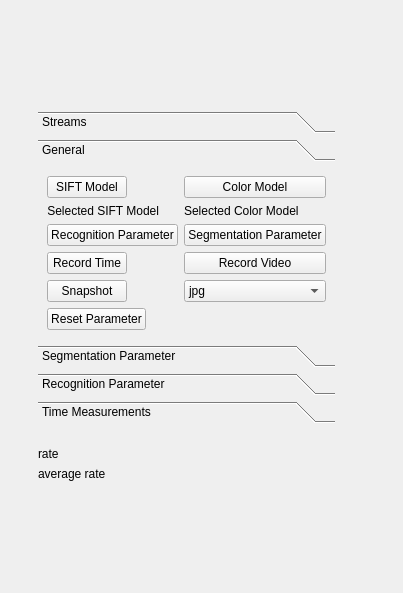
<?xml version="1.0" encoding="UTF-8"?>
<ui version="4.0">
 <class>Form</class>
 <widget class="QWidget" name="Form">
  <property name="geometry">
   <rect>
    <x>0</x>
    <y>0</y>
    <width>403</width>
    <height>593</height>
   </rect>
  </property>
  <property name="windowTitle">
   <string>NI Vision</string>
  </property>
  <property name="autoFillBackground">
   <bool>false</bool>
  </property>
  <layout class="QHBoxLayout" name="horizontalLayout">
   <item>
    <widget class="QWidget" name="widget_2" native="true">
     <layout class="QVBoxLayout" name="verticalLayout_3">
      <item>
       <widget class="QWidget" name="widget" native="true">
        <layout class="QVBoxLayout" name="verticalLayout_4" stretch="0,0">
         <property name="sizeConstraint">
          <enum>QLayout::SetFixedSize</enum>
         </property>
         <item>
          <widget class="QWidget" name="Buttons" native="true">
           <layout class="QVBoxLayout" name="verticalLayout">
            <property name="sizeConstraint">
             <enum>QLayout::SetFixedSize</enum>
            </property>
            <item>
             <widget class="QToolBox" name="toolBox">
              <property name="currentIndex">
               <number>1</number>
              </property>
              <widget class="QWidget" name="Streams">
               <property name="geometry">
                <rect>
                 <x>0</x>
                 <y>0</y>
                 <width>137</width>
                 <height>144</height>
                </rect>
               </property>
               <attribute name="label">
                <string>Streams</string>
               </attribute>
               <layout class="QFormLayout" name="formLayout_5">
                <item row="3" column="1">
                 <widget class="QPushButton" name="recognitionButton">
                  <property name="text">
                   <string>Recognition</string>
                  </property>
                 </widget>
                </item>
                <item row="1" column="1">
                 <widget class="QPushButton" name="segmentationButton">
                  <property name="text">
                   <string>Segmentation</string>
                  </property>
                 </widget>
                </item>
                <item row="0" column="1">
                 <widget class="QPushButton" name="rgbButton">
                  <property name="text">
                   <string>RGB-Stream</string>
                  </property>
                 </widget>
                </item>
                <item row="2" column="1">
                 <widget class="QPushButton" name="trackingButton">
                  <property name="text">
                   <string>Tracking</string>
                  </property>
                 </widget>
                </item>
               </layout>
              </widget>
              <widget class="QWidget" name="General">
               <property name="geometry">
                <rect>
                 <x>0</x>
                 <y>0</y>
                 <width>384</width>
                 <height>289</height>
                </rect>
               </property>
               <attribute name="label">
                <string>General</string>
               </attribute>
               <layout class="QFormLayout" name="formLayout">
                <property name="fieldGrowthPolicy">
                 <enum>QFormLayout::AllNonFixedFieldsGrow</enum>
                </property>
                <item row="0" column="0">
                 <widget class="QPushButton" name="pushButton">
                  <property name="text">
                   <string>SIFT Model</string>
                  </property>
                 </widget>
                </item>
                <item row="0" column="1">
                 <widget class="QPushButton" name="pushButton_2">
                  <property name="text">
                   <string>Color Model</string>
                  </property>
                 </widget>
                </item>
                <item row="1" column="0">
                 <widget class="QLabel" name="SIFT_path_label">
                  <property name="text">
                   <string>Selected SIFT Model</string>
                  </property>
                  <property name="alignment">
                   <set>Qt::AlignRight|Qt::AlignTrailing|Qt::AlignVCenter</set>
                  </property>
                 </widget>
                </item>
                <item row="1" column="1">
                 <widget class="QLabel" name="color_path_label">
                  <property name="text">
                   <string>Selected Color Model</string>
                  </property>
                 </widget>
                </item>
                <item row="2" column="0">
                 <widget class="QPushButton" name="pushButton_3">
                  <property name="text">
                   <string>Recognition Parameter</string>
                  </property>
                 </widget>
                </item>
                <item row="2" column="1">
                 <widget class="QPushButton" name="pushButton_4">
                  <property name="text">
                   <string>Segmentation Parameter</string>
                  </property>
                 </widget>
                </item>
                <item row="3" column="0">
                 <widget class="QPushButton" name="pushButton_5">
                  <property name="text">
                   <string>Record Time</string>
                  </property>
                 </widget>
                </item>
                <item row="3" column="1">
                 <widget class="QPushButton" name="pushButton_6">
                  <property name="text">
                   <string>Record Video</string>
                  </property>
                 </widget>
                </item>
                <item row="4" column="0">
                 <widget class="QPushButton" name="pushButton_7">
                  <property name="text">
                   <string>Snapshot</string>
                  </property>
                 </widget>
                </item>
                <item row="4" column="1">
                 <widget class="QComboBox" name="comboBox">
                  <item>
                   <property name="text">
                    <string>jpg</string>
                   </property>
                  </item>
                  <item>
                   <property name="text">
                    <string>tif</string>
                   </property>
                  </item>
                  <item>
                   <property name="text">
                    <string>bmp</string>
                   </property>
                  </item>
                 </widget>
                </item>
                <item row="5" column="0">
                 <widget class="QPushButton" name="pushButton_8">
                  <property name="text">
                   <string>Reset Parameter</string>
                  </property>
                 </widget>
                </item>
               </layout>
              </widget>
              <widget class="QWidget" name="Segmentation_Parameter">
               <property name="geometry">
                <rect>
                 <x>0</x>
                 <y>0</y>
                 <width>253</width>
                 <height>277</height>
                </rect>
               </property>
               <attribute name="label">
                <string>Segmentation Parameter</string>
               </attribute>
               <layout class="QFormLayout" name="formLayout_2">
                <property name="fieldGrowthPolicy">
                 <enum>QFormLayout::AllNonFixedFieldsGrow</enum>
                </property>
                <item row="3" column="0">
                 <widget class="QLabel" name="label_8">
                  <property name="text">
                   <string>Max. position difference</string>
                  </property>
                 </widget>
                </item>
                <item row="3" column="1">
                 <widget class="QLabel" name="maxPositionDifferenceLabel">
                  <property name="text">
                   <string>TextLabel</string>
                  </property>
                 </widget>
                </item>
                <item row="4" column="0">
                 <widget class="QLabel" name="label_11">
                  <property name="text">
                   <string>Max. color difference</string>
                  </property>
                 </widget>
                </item>
                <item row="4" column="1">
                 <widget class="QLabel" name="maxColorDifferenceLabel">
                  <property name="text">
                   <string>TextLabel</string>
                  </property>
                 </widget>
                </item>
                <item row="5" column="0">
                 <widget class="QLabel" name="label">
                  <property name="text">
                   <string>Max. size difference</string>
                  </property>
                 </widget>
                </item>
                <item row="6" column="0">
                 <widget class="QLabel" name="label_5">
                  <property name="text">
                   <string>Position factor</string>
                  </property>
                 </widget>
                </item>
                <item row="5" column="1">
                 <widget class="QLabel" name="maxSizeDifferenceLabel">
                  <property name="text">
                   <string>TextLabel</string>
                  </property>
                 </widget>
                </item>
                <item row="6" column="1">
                 <widget class="QLabel" name="positionFactorLabel">
                  <property name="text">
                   <string>TextLabel</string>
                  </property>
                 </widget>
                </item>
                <item row="7" column="0">
                 <widget class="QLabel" name="label_13">
                  <property name="text">
                   <string>Color factor</string>
                  </property>
                 </widget>
                </item>
                <item row="7" column="1">
                 <widget class="QLabel" name="colorFactorLabel">
                  <property name="text">
                   <string>TextLabel</string>
                  </property>
                 </widget>
                </item>
                <item row="8" column="0">
                 <widget class="QLabel" name="label_15">
                  <property name="text">
                   <string>Size factor</string>
                  </property>
                 </widget>
                </item>
                <item row="8" column="1">
                 <widget class="QLabel" name="sizeFactorLabel">
                  <property name="text">
                   <string>TextLabel</string>
                  </property>
                 </widget>
                </item>
                <item row="9" column="0">
                 <widget class="QLabel" name="label_17">
                  <property name="text">
                   <string>Max. total difference</string>
                  </property>
                 </widget>
                </item>
                <item row="10" column="0">
                 <widget class="QLabel" name="label_18">
                  <property name="text">
                   <string>Upper size limit</string>
                  </property>
                 </widget>
                </item>
                <item row="11" column="0">
                 <widget class="QLabel" name="label_19">
                  <property name="text">
                   <string>Lower size limit</string>
                  </property>
                 </widget>
                </item>
                <item row="10" column="1">
                 <widget class="QLabel" name="upperSizeLimitLabel">
                  <property name="text">
                   <string>TextLabel</string>
                  </property>
                 </widget>
                </item>
                <item row="9" column="1">
                 <widget class="QLabel" name="maxTotalDifferenceLabel">
                  <property name="text">
                   <string>TextLabel</string>
                  </property>
                 </widget>
                </item>
                <item row="11" column="1">
                 <widget class="QLabel" name="lowerSizeLimitLabel">
                  <property name="text">
                   <string>TextLabel</string>
                  </property>
                 </widget>
                </item>
                <item row="2" column="0">
                 <widget class="QLabel" name="label_25">
                  <property name="text">
                   <string>Tracking Mode</string>
                  </property>
                 </widget>
                </item>
                <item row="2" column="1">
                 <widget class="QLabel" name="trackingModeLabel">
                  <property name="text">
                   <string>TextLabel</string>
                  </property>
                 </widget>
                </item>
                <item row="12" column="0">
                 <widget class="QLabel" name="label_20">
                  <property name="text">
                   <string>Min. pixel count</string>
                  </property>
                 </widget>
                </item>
                <item row="12" column="1">
                 <widget class="QLabel" name="minPixelCountLabel">
                  <property name="text">
                   <string>TextLabel</string>
                  </property>
                 </widget>
                </item>
               </layout>
              </widget>
              <widget class="QWidget" name="Recognition_Parameter">
               <property name="geometry">
                <rect>
                 <x>0</x>
                 <y>0</y>
                 <width>331</width>
                 <height>302</height>
                </rect>
               </property>
               <attribute name="label">
                <string>Recognition Parameter</string>
               </attribute>
               <layout class="QFormLayout" name="formLayout_3">
                <property name="fieldGrowthPolicy">
                 <enum>QFormLayout::AllNonFixedFieldsGrow</enum>
                </property>
                <item row="0" column="0">
                 <widget class="QLabel" name="label_27">
                  <property name="text">
                   <string>Selection Mode</string>
                  </property>
                 </widget>
                </item>
                <item row="2" column="0">
                 <widget class="QLabel" name="label_29">
                  <property name="text">
                   <string>Color Distance Threshold</string>
                  </property>
                 </widget>
                </item>
                <item row="2" column="1">
                 <widget class="QLabel" name="colorDistanceThresholdLabel">
                  <property name="text">
                   <string>TextLabel</string>
                  </property>
                 </widget>
                </item>
                <item row="3" column="0">
                 <widget class="QLabel" name="label_31">
                  <property name="text">
                   <string>SIFT Scales</string>
                  </property>
                 </widget>
                </item>
                <item row="3" column="1">
                 <widget class="QLabel" name="siftScalesLabel">
                  <property name="text">
                   <string>TextLabel</string>
                  </property>
                 </widget>
                </item>
                <item row="4" column="0">
                 <widget class="QLabel" name="label_33">
                  <property name="text">
                   <string>SIFT init. sigma</string>
                  </property>
                 </widget>
                </item>
                <item row="4" column="1">
                 <widget class="QLabel" name="siftInitSigmaLabel">
                  <property name="text">
                   <string>TextLabel</string>
                  </property>
                 </widget>
                </item>
                <item row="5" column="0">
                 <widget class="QLabel" name="label_35">
                  <property name="text">
                   <string>SIFT peak threshold</string>
                  </property>
                 </widget>
                </item>
                <item row="5" column="1">
                 <widget class="QLabel" name="siftPeakThresholdLabel">
                  <property name="text">
                   <string>TextLabel</string>
                  </property>
                 </widget>
                </item>
                <item row="6" column="0">
                 <widget class="QLabel" name="label_37">
                  <property name="text">
                   <string>FLANN KNN</string>
                  </property>
                 </widget>
                </item>
                <item row="6" column="1">
                 <widget class="QLabel" name="flannKnnLabel">
                  <property name="text">
                   <string>TextLabel</string>
                  </property>
                 </widget>
                </item>
                <item row="7" column="0">
                 <widget class="QLabel" name="label_39">
                  <property name="text">
                   <string>FLANN match fac.</string>
                  </property>
                 </widget>
                </item>
                <item row="7" column="1">
                 <widget class="QLabel" name="flannMatchFactorLabel">
                  <property name="text">
                   <string>TextLabel</string>
                  </property>
                 </widget>
                </item>
                <item row="8" column="0">
                 <widget class="QLabel" name="label_41">
                  <property name="text">
                   <string>FLANN match cnt.</string>
                  </property>
                 </widget>
                </item>
                <item row="8" column="1">
                 <widget class="QLabel" name="flannMatchCntLabel">
                  <property name="text">
                   <string>TextLabel</string>
                  </property>
                 </widget>
                </item>
                <item row="0" column="1">
                 <widget class="QLabel" name="selectionModeLabel">
                  <property name="text">
                   <string>TextLabel</string>
                  </property>
                 </widget>
                </item>
               </layout>
              </widget>
              <widget class="QWidget" name="page_3">
               <property name="geometry">
                <rect>
                 <x>0</x>
                 <y>0</y>
                 <width>185</width>
                 <height>87</height>
                </rect>
               </property>
               <attribute name="label">
                <string>Time Measurements</string>
               </attribute>
               <layout class="QFormLayout" name="formLayout_4">
                <item row="0" column="0">
                 <widget class="QLabel" name="label_43">
                  <property name="text">
                   <string>Segmentation</string>
                  </property>
                 </widget>
                </item>
                <item row="0" column="1">
                 <widget class="QLabel" name="label_28">
                  <property name="text">
                   <string>TextLabel</string>
                  </property>
                 </widget>
                </item>
                <item row="1" column="0">
                 <widget class="QLabel" name="label_45">
                  <property name="text">
                   <string>Tracking</string>
                  </property>
                 </widget>
                </item>
                <item row="1" column="1">
                 <widget class="QLabel" name="label_44">
                  <property name="text">
                   <string>TextLabel</string>
                  </property>
                 </widget>
                </item>
                <item row="3" column="0">
                 <widget class="QLabel" name="label_46">
                  <property name="text">
                   <string>Recognition</string>
                  </property>
                 </widget>
                </item>
                <item row="3" column="1">
                 <widget class="QLabel" name="label_47">
                  <property name="text">
                   <string>TextLabel</string>
                  </property>
                 </widget>
                </item>
               </layout>
              </widget>
             </widget>
            </item>
           </layout>
          </widget>
         </item>
         <item>
          <widget class="QWidget" name="Info" native="true">
           <layout class="QVBoxLayout" name="verticalLayout_2">
            <property name="sizeConstraint">
             <enum>QLayout::SetFixedSize</enum>
            </property>
            <item>
             <widget class="QLabel" name="label_54">
              <property name="text">
               <string>rate</string>
              </property>
             </widget>
            </item>
            <item>
             <widget class="QLabel" name="label_21">
              <property name="text">
               <string>average rate</string>
              </property>
             </widget>
            </item>
           </layout>
          </widget>
         </item>
        </layout>
       </widget>
      </item>
     </layout>
    </widget>
   </item>
  </layout>
 </widget>
 <resources/>
 <connections/>
</ui>
